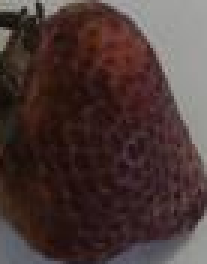
#> input picture fruit_ripeness/strawberry_ripeness/strawberry_full_test_debug/478.jpg/ripeness/input_original_colour.png, 69 x 88 px (shown 3 times larger)
$ python strawberry_ripeness_yolo.py strawberry_full_test_debug/478.jpg/ripeness/input_original_colour.png
#> lines starting #> are read from the running program, lines starting #| are printed output that depends on the picture; after the words box and inside, x2 and y2 are one past the last pixel; in counts of white or black regions, pixels touching at a corner belong together
# pip install opencv-python numpy

"""
Strawberry ripeness analysis - YOLO-mask version.

Expected final pipeline:
    original image
        -> teammate YOLO instance segmentation
        -> strawberry original-colour crop + YOLO binary mask
        -> THIS module
        -> HSV red / dark-red measurement
        -> FAMA-based ripeness result

Important:
- The YOLO mask is treated as the strawberry surface ROI.
- No GrabCut is used.
- No separate calyx-removal stage is used.
- No CLAHE / white balance / colour enhancement is used for ripeness.
"""

from dataclasses import dataclass
from typing import Dict, Optional, Tuple

import cv2
import numpy as np


# Fukuda et al. (2025) OpenCV HSV thresholds.
RED_RANGES = (
    ((0, 64, 0), (14, 255, 255)),
    ((167, 64, 0), (179, 255, 255)),
)

DARK_RED_RANGES = (
    ((0, 64, 0), (10, 255, 90)),
    ((167, 64, 0), (179, 255, 90)),
)

# FAMA FS069:2013
FAMA_RED_BOUNDARY = 50.0

# Fukuda et al. operational dark-red overripe threshold.
FUKUDA_DARK_RED_OVERRIPE = 90.0

# Supplementary operational Index-1 threshold; not FAMA.
SUPPLEMENTARY_UNRIPE_RED_MAX = 10.0


@dataclass
class StrawberryRipenessResult:
    maturity_index: Optional[int]
    maturity_label: str
    rule_basis: str

    # Kept as total_flesh_pixels for compatibility with the previous test code.
    # In this YOLO-first version it simply means total pixels inside YOLO mask.
    total_flesh_pixels: int

    red_pixels: int
    dark_red_pixels: int
    red_pct: float
    dark_red_pct: float
    normal_red_pct: float
    other_pct: float
    boundary_case: bool = False


def _combine_hsv_ranges(hsv: np.ndarray, ranges) -> np.ndarray:
    combined = np.zeros(hsv.shape[:2], dtype=np.uint8)

    for lower, upper in ranges:
        part = cv2.inRange(
            hsv,
            np.array(lower, dtype=np.uint8),
            np.array(upper, dtype=np.uint8),
        )
        combined = cv2.bitwise_or(combined, part)

    return combined


def _normalise_binary_mask(
    mask: np.ndarray,
    target_shape: Tuple[int, int],
) -> np.ndarray:
    """Normalise supplied YOLO mask to 0/255 uint8."""
    if mask.ndim == 3:
        mask = cv2.cvtColor(mask, cv2.COLOR_BGR2GRAY)

    if mask.shape[:2] != target_shape:
        mask = cv2.resize(
            mask,
            (target_shape[1], target_shape[0]),
            interpolation=cv2.INTER_NEAREST,
        )

    return (mask > 0).astype(np.uint8) * 255


def fruit_mask_from_black_background(masked_crop_bgr: np.ndarray) -> np.ndarray:
    """
    Optional fallback for an already background-removed PNG.

    Final integration should pass the real YOLO binary mask instead.
    """
    if masked_crop_bgr is None or masked_crop_bgr.size == 0:
        raise ValueError("Input strawberry crop is empty")

    non_black = np.any(masked_crop_bgr != 0, axis=2)
    return non_black.astype(np.uint8) * 255


def prepare_strawberry_for_colour_analysis(
    original_crop_bgr: np.ndarray,
    fruit_mask: Optional[np.ndarray] = None,
) -> Dict[str, np.ndarray]:
    """
    Prepare original-colour strawberry pixels for HSV analysis.

    Since teammate YOLO already segments the strawberry body, the YOLO mask
    itself is the final ripeness ROI. No extra calyx mask is generated.
    """
    if original_crop_bgr is None or original_crop_bgr.size == 0:
        raise ValueError("Input strawberry crop is empty")

    h, w = original_crop_bgr.shape[:2]

    if fruit_mask is None:
        fruit_mask = fruit_mask_from_black_background(original_crop_bgr)
    else:
        fruit_mask = _normalise_binary_mask(
            fruit_mask,
            (h, w),
        )

    original_colour = original_crop_bgr.copy()
    hsv = cv2.cvtColor(
        original_colour,
        cv2.COLOR_BGR2HSV,
    )

    return {
        "bgr": original_colour,
        "hsv": hsv,
        "fruit_mask": fruit_mask,
    }


def measure_strawberry_colour_percentages(
    original_crop_bgr: np.ndarray,
    fruit_mask: Optional[np.ndarray] = None,
):
    """Measure red and dark-red percentages only inside the YOLO fruit mask."""
    data = prepare_strawberry_for_colour_analysis(
        original_crop_bgr,
        fruit_mask=fruit_mask,
    )

    hsv = data["hsv"]
    roi_mask = data["fruit_mask"]

    total = int(cv2.countNonZero(roi_mask))

    if total == 0:
        raise ValueError("YOLO fruit mask contains no strawberry pixels")

    red_mask = _combine_hsv_ranges(
        hsv,
        RED_RANGES,
    )

    dark_red_mask = _combine_hsv_ranges(
        hsv,
        DARK_RED_RANGES,
    )

    # Critical step:
    # only count colour pixels inside teammate YOLO segmentation.
    red_mask = cv2.bitwise_and(
        red_mask,
        roi_mask,
    )

    dark_red_mask = cv2.bitwise_and(
        dark_red_mask,
        roi_mask,
    )

    red_pixels = int(
        cv2.countNonZero(red_mask)
    )

    dark_red_pixels = int(
        cv2.countNonZero(dark_red_mask)
    )

    red_pct = 100.0 * red_pixels / total
    dark_red_pct = 100.0 * dark_red_pixels / total

    normal_red_pct = max(
        0.0,
        red_pct - dark_red_pct,
    )

    other_pct = max(
        0.0,
        100.0 - red_pct,
    )

    result = StrawberryRipenessResult(
        maturity_index=None,
        maturity_label="Not classified",
        rule_basis="",
        total_flesh_pixels=total,
        red_pixels=red_pixels,
        dark_red_pixels=dark_red_pixels,
        red_pct=red_pct,
        dark_red_pct=dark_red_pct,
        normal_red_pct=normal_red_pct,
        other_pct=other_pct,
    )

    data["red_mask"] = red_mask
    data["dark_red_mask"] = dark_red_mask

    return result, data


def classify_strawberry(
    measurement: StrawberryRipenessResult,
    use_supplementary_index1_rule: bool = False,
) -> StrawberryRipenessResult:
    r = measurement.red_pct
    dr = measurement.dark_red_pct

    # Visual overripe estimate.
    if dr >= FUKUDA_DARK_RED_OVERRIPE:
        measurement.maturity_index = 4
        measurement.maturity_label = (
            "Index 4 - Overmature (visual estimate)"
        )
        measurement.rule_basis = (
            "FAMA Index 4 requires the whole surface to be dark red and juicy. "
            "RGB can assess colour but not juiciness. >=90% dark-red is the "
            "operational colour rule from Fukuda et al. (2025), not FAMA."
        )
        return measurement

    # FAMA uses <50% versus >50%.
    if np.isclose(
        r,
        FAMA_RED_BOUNDARY,
        atol=1e-9,
    ):
        measurement.maturity_index = None
        measurement.maturity_label = (
            "Boundary case - exactly 50% red"
        )
        measurement.rule_basis = (
            "FAMA states <50% red for Index 2 and >50% red for Index 3; "
            "exactly 50% is not specified."
        )
        measurement.boundary_case = True
        return measurement

    if r > FAMA_RED_BOUNDARY:
        measurement.maturity_index = 3
        measurement.maturity_label = (
            "Index 3 - Mature"
        )
        measurement.rule_basis = (
            "FAMA FS069:2013: visible surface >50% red."
        )
        return measurement

    # r < 50%
    if (
        use_supplementary_index1_rule
        and r < SUPPLEMENTARY_UNRIPE_RED_MAX
    ):
        measurement.maturity_index = 1
        measurement.maturity_label = (
            "Index 1 - Unripe "
            "(supplementary operational rule)"
        )
        measurement.rule_basis = (
            "FAMA describes Index 1 as greenish-cream. "
            "Because FAMA gives no numeric HSV/red-percentage boundary, "
            "<10% red is used only as a supplementary operational rule."
        )
        return measurement

    if use_supplementary_index1_rule:
        measurement.maturity_index = 2
        measurement.maturity_label = (
            "Index 2 - Mature"
        )
        measurement.rule_basis = (
            "FAMA FS069:2013: <50% red; the supplementary <10% rule "
            "has already separated Index-1-like cases."
        )
        return measurement

    measurement.maturity_index = None
    measurement.maturity_label = (
        "Index 1 / Index 2 unresolved in strict mode"
    )
    measurement.rule_basis = (
        "FAMA distinguishes Index 1 by greenish-cream surface and Index 2 "
        "by <50% red, but the current references do not provide a validated "
        "pixel-level HSV range for greenish-cream strawberry flesh."
    )

    return measurement


def assess_strawberry_ripeness(
    original_crop_bgr: np.ndarray,
    fruit_mask: Optional[np.ndarray] = None,
    use_supplementary_index1_rule: bool = False,
):
    """YOLO mask -> colour measurement -> maturity classification."""
    result, diagnostics = (
        measure_strawberry_colour_percentages(
            original_crop_bgr,
            fruit_mask=fruit_mask,
        )
    )

    result = classify_strawberry(
        result,
        use_supplementary_index1_rule=
            use_supplementary_index1_rule,
    )

    return result, diagnostics


def save_diagnostics(
    out_dir: str,
    diagnostics: Dict[str, np.ndarray],
) -> None:
    """
    Debug outputs for the YOLO-first version.

    No calyx_mask.png and no flesh_mask.png are generated because
    teammate YOLO mask is directly used as the fruit surface ROI.
    """
    import os

    os.makedirs(
        out_dir,
        exist_ok=True,
    )

    for name in (
        "fruit_mask",
        "red_mask",
        "dark_red_mask",
    ):
        if name in diagnostics:
            cv2.imwrite(
                os.path.join(
                    out_dir,
                    f"{name}.png",
                ),
                diagnostics[name],
            )

    if "bgr" in diagnostics:
        cv2.imwrite(
            os.path.join(
                out_dir,
                "input_original_colour.png",
            ),
            diagnostics["bgr"],
        )


if __name__ == "__main__":
    import argparse
    import os
    from pathlib import Path

    # Keep standalone debug output inside:
    # fruit_ripeness/strawberry_ripeness/strawberry_full_test_debug/
    SCRIPT_DIR = Path(__file__).resolve().parent
    DEFAULT_DEBUG_DIR = SCRIPT_DIR / "strawberry_full_test_debug"

    parser = argparse.ArgumentParser()

    parser.add_argument(
        "image",
        help=(
            "Original-colour strawberry crop. "
            "Prefer using --mask with teammate YOLO mask."
        ),
    )

    parser.add_argument(
        "--mask",
        help="Binary YOLO strawberry mask",
    )

    parser.add_argument(
        "--out",
        default=str(DEFAULT_DEBUG_DIR),
        help=(
            "Diagnostic output folder. By default, results are stored in "
            "fruit_ripeness/strawberry_ripeness/strawberry_full_test_debug/."
        ),
    )

    parser.add_argument(
        "--supplementary-index1",
        action="store_true",
        help=(
            "Use the non-FAMA <10%% red supplementary rule "
            "for Index 1"
        ),
    )

    args = parser.parse_args()

    img = cv2.imread(
        args.image,
    )
#> img is the input picture: shape (88, 69, 3); mean B, G, R 53.2, 55.5, 73.7

    if img is None:
        raise SystemExit(
            f"Cannot read image: {args.image}"
        )

    mask = None

    if args.mask:
        mask = cv2.imread(
            args.mask,
            cv2.IMREAD_GRAYSCALE,
        )

        if mask is None:
            raise SystemExit(
                f"Cannot read mask: {args.mask}"
            )

    result, diagnostics = assess_strawberry_ripeness(
        img,
        fruit_mask=mask,
        use_supplementary_index1_rule=
            args.supplementary_index1,
    )
#> in fruit_mask_from_black_background, `non_black = np.any(masked_crop_bgr != 0, axis=2)`: non_black: shape (88, 69) bool; every value is 1
#> in fruit_mask_from_black_background, `return non_black.astype(np.uint8) * 255`: returned value: shape (88, 69); every value is 255
#> in prepare_strawberry_for_colour_analysis, `hsv = cv2.cvtColor( original_colour, cv2.COLOR_BGR2HSV, )`: hsv: shape (88, 69, 3); mean H, S, V 55.3, 101.2, 74.1
#> in measure_strawberry_colour_percentages, `data = prepare_strawberry_for_colour_analysis( original_crop_bgr, frui..`: data = 3 items
#> in measure_strawberry_colour_percentages, `total = int(cv2.countNonZero(roi_mask))`: total = 6072
#> the loop in _combine_hsv_ranges, `for lower, upper in ranges:` made 2 passes
#> pass 1, in _combine_hsv_ranges, `part = cv2.inRange( hsv, np.array(lower, dtype=np.uint8), np.array(upp..`:
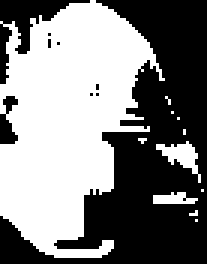
#> part: shape (88, 69) (shown 3 times larger); 50.5% white; 9 black regions (6 under 20 px), largest, box (x1, y1, x2, y2) and area: (0, 0, 69, 88) 2693, (0, 0, 30, 28) 244, (0, 32, 6, 48) 59
#> pass 2, in _combine_hsv_ranges, `part = cv2.inRange( hsv, np.array(lower, dtype=np.uint8), np.array(upp..`:
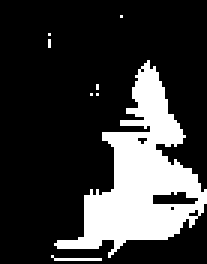
#> part: shape (88, 69) (shown 3 times larger); 22% white; 8 white regions (7 under 20 px), largest, box (x1, y1, x2, y2) and area: (18, 20, 69, 86) 1310
#> pass 2, in _combine_hsv_ranges, `combined = cv2.bitwise_or(combined, part)`:
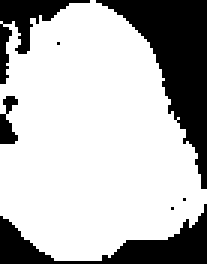
#> combined: shape (88, 69) (shown 3 times larger); 72.5% white; 7 black regions (3 under 20 px), largest, box (x1, y1, x2, y2) and area: (32, 0, 69, 63) 876, (0, 68, 69, 88) 487, (0, 0, 30, 28) 244, (0, 32, 6, 48) 59
#> the loop in _combine_hsv_ranges (call 2), `for lower, upper in ranges:` made 2 passes
#> pass 1, in _combine_hsv_ranges (call 2), `part = cv2.inRange( hsv, np.array(lower, dtype=np.uint8), np.array(upp..`:
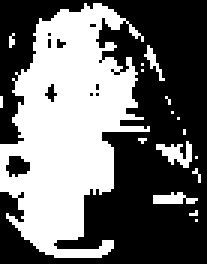
#> part: shape (88, 69) (shown 3 times larger); 42.6% white; 17 white regions (13 under 20 px), largest, box (x1, y1, x2, y2) and area: (0, 1, 50, 86) 2426, (52, 47, 64, 56) 56, (51, 64, 66, 68) 41, (48, 15, 55, 27) 25
#> pass 2, in _combine_hsv_ranges (call 2), `part = cv2.inRange( hsv, np.array(lower, dtype=np.uint8), np.array(upp..`:
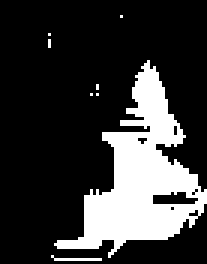
#> part: shape (88, 69) (shown 3 times larger); 21.9% white; 8 white regions (7 under 20 px), largest, box (x1, y1, x2, y2) and area: (18, 20, 69, 86) 1301
#> pass 2, in _combine_hsv_ranges (call 2), `combined = cv2.bitwise_or(combined, part)`:
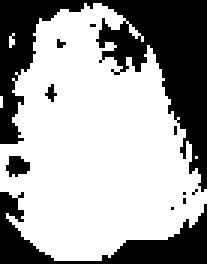
#> combined: shape (88, 69) (shown 3 times larger); 64.4% white; 11 black regions (8 under 20 px), largest, box (x1, y1, x2, y2) and area: (0, 0, 69, 64) 1551, (0, 64, 69, 88) 541, (2, 52, 10, 59) 40
#> in measure_strawberry_colour_percentages, `red_pixels = int( cv2.countNonZero(red_mask) )`: red_pixels = 4403
#> in measure_strawberry_colour_percentages, `dark_red_pixels = int( cv2.countNonZero(dark_red_mask) )`: dark_red_pixels = 3911
#> in measure_strawberry_colour_percentages, `red_pct = 100.0 * red_pixels / total`: red_pct = 72.51
#> in measure_strawberry_colour_percentages, `dark_red_pct = 100.0 * dark_red_pixels / total`: dark_red_pct = 64.41
#> in measure_strawberry_colour_percentages, `normal_red_pct = max( 0.0, red_pct - dark_red_pct, )`: normal_red_pct = 8.1
#> in measure_strawberry_colour_percentages, `other_pct = max( 0.0, 100.0 - red_pct, )`: other_pct = 27.49
#> in assess_strawberry_ripeness, `result, diagnostics = ( measure_strawberry_colour_percentages( origina..`: diagnostics = 5 items
#> diagnostics = 5 items

    print("\nSTRAWBERRY RIPENESS RESULT")
    print("---------------------------")
    print(
        f"YOLO ROI pixels : "
        f"{result.total_flesh_pixels}"
    )
#| YOLO ROI pixels : 6072
    print(
        f"Red pixels      : "
        f"{result.red_pixels}"
    )
#| Red pixels      : 4403
    print(
        f"Dark-red pixels : "
        f"{result.dark_red_pixels}"
    )
#| Dark-red pixels : 3911
    print(
        f"Red coverage    : "
        f"{result.red_pct:.2f}%"
    )
#| Red coverage    : 72.51%
    print(
        f"Normal red      : "
        f"{result.normal_red_pct:.2f}%"
    )
#| Normal red      : 8.10%
    print(
        f"Dark red        : "
        f"{result.dark_red_pct:.2f}%"
    )
#| Dark red        : 64.41%
    print(
        f"Other           : "
        f"{result.other_pct:.2f}%"
    )
#| Other           : 27.49%
    print(
        f"Prediction      : "
        f"{result.maturity_label}"
    )
#| Prediction      : Index 3 - Mature
    print(
        f"Rule basis      : "
        f"{result.rule_basis}"
    )
#| Rule basis      : FAMA FS069:2013: visible surface >50% red.

    save_diagnostics(
        args.out,
        diagnostics,
    )

    print(
        "\nDiagnostic masks saved to:",
        os.path.abspath(args.out),
    )
#| Diagnostic masks saved to: fruit_ripeness/strawberry_ripeness/strawberry_full_test_debug
